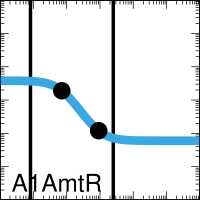

The script that saved this image:

set output "ori_A000_xfer_model_A1_AmtR.eps"
set terminal postscript eps enhanced color "Helvetica, 35" size 2,2
set logscale x
set logscale y
set lmargin screen 0.0
set rmargin screen 1.0
set tmargin screen 1.0
set bmargin screen 0.0
set size ratio 1.0
set border linewidth 2
set tics scale 2
set mxtics 10
set mytics 10
set key bottom left
set key samplen -1
set xrange [0.001:1000.0]
set yrange [0.001:1000.0]
set format y "10^{%L}"    
set format x "10^{%L}"    
set format x ""    
set xlabel '1010101010101010'
set arrow from 0.0082,0.001 to 0.0082,1000.0 nohead lw 10 lt 2 lc rgb '#000000'
set arrow from 2.5,0.001 to 2.5,1000.0 nohead lw 10 lt 2 lc rgb '#000000'
ymin = 0.06
ymax = 3.8
K = 0.07
n = 1.6
set dummy x

plot ymin+(ymax-ymin)/(1.0+(x/K)**n) lw 25 lc rgb '#3BA9E0' title 'A1AmtR',\
 "<echo '1 2'" using (0.071418036):(1.8999999942505164)  with points pt 7 ps 4 lc rgb 'black' notitle,\
 "<echo '1 2'" using (0.917082477):(0.11999999997380284)  with points pt 7 ps 4 lc rgb 'black' notitle
